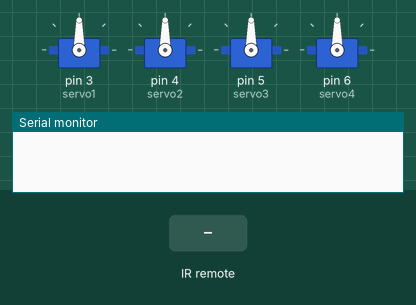
Recording of a sketch running on a simulated Arduino Uno, built with avr-gcc and run on an emulated ATmega328P. Parts: 4 × servo, the last lines printed to the serial monitor. Inputs (shaded band) come from the test bench.

Above: at 1.2 s.
1.3 s: infrared code 0xFF30CF received
At 1.7 s:
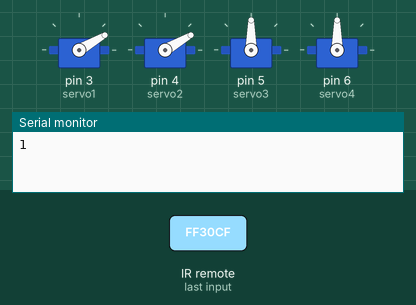
At 2.6 s:
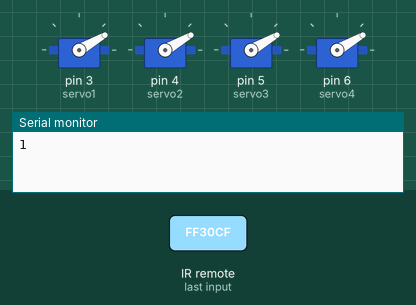
4.3 s: infrared code 0xFF52AD received
At 5.7 s:
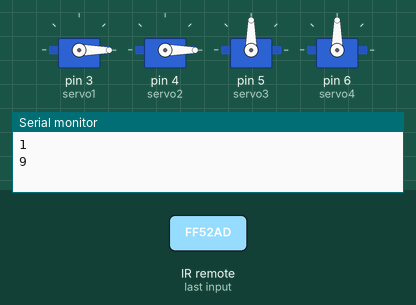
Timing chart, 0 to 7.3 s (numbered marks = the images above; inputs shaded):
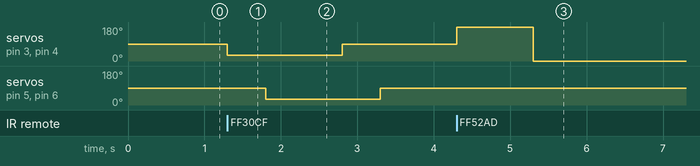

Measured:
- after the input at 1.3 s, servo on pin 3 (servo1), servo on pin 4 (servo2): 90° → 30° at once, → 90° 1.5 s later; servo on pin 5 (servo3), servo on pin 6 (servo4): 90° → 30° after 0.50 s, → 90° 1.5 s later
- after the input at 4.3 s, servo on pin 3 (servo1), servo on pin 4 (servo2): 90° → 180° at once, → 0° 1.0 s later

The sketch:

Single_Leg_Test.ino
```cpp
#include <IRremote.h>
#include <IRremoteInt.h>
#include <Servo.h>

const int RECV_PIN = 7;
IRrecv irrecv(RECV_PIN);
decode_results results;
unsigned long key_value = 0;

Servo servo1;
Servo servo2;
Servo servo3;
Servo servo4;

void setup(){
  Serial.begin(9600);
  irrecv.enableIRIn();

  servo1.attach(3);
  servo2.attach(4);
  servo3.attach(5);
  servo4.attach(6);

  servo1.write(90);
  servo2.write(90);
  servo3.write(90);
  servo4.write(90);

}

void loop(){
  if (irrecv.decode(&results)){
    if (results.value == 0XFFFFFFFF)
      results.value = key_value;
    switch(results.value){
      case 0xFF30CF:
        Serial.println("1");

        servo1.write(30);
        servo2.write(30);

        delay(500);

        servo3.write(30);
        servo4.write(30);

        delay(1000);

        servo1.write(90);
        servo2.write(90);

        delay(500);

        servo3.write(90);
        servo4.write(90);

        delay(1000);

        break ;
      case 0xFF18E7:
        Serial.println("2");


        break ;
      case 0xFF7A85:
        Serial.println("3");

        break ;
      case 0xFF10EF:
        Serial.println("4");

        break ;
      case 0xFF38C7:
        Serial.println("5");

        break ;
      case 0xFF5AA5:
        Serial.println("6");

        break ;
      case 0xFF42BD:
        Serial.println("7");

        break ;
      case 0xFF4AB5:
        Serial.println("8");

        break ;
      case 0xFF52AD:
        Serial.println("9");
        servo1.write(180);
        servo2.write(180);

        delay(1000);
        servo1.write(0);
        servo2.write(0);

        break ;
      }
      key_value = results.value;
      irrecv.resume();
  }
}
```
